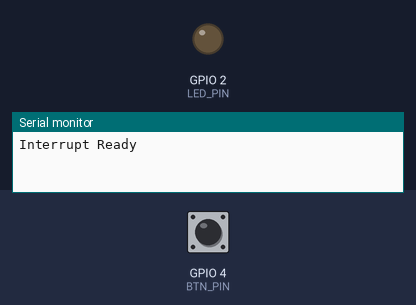
Bench run of a sketch on a simulated ESP32. Parts: output pins drawn as LEDs (lit = HIGH), the last lines printed to the serial monitor. The inputs (shaded band) are chosen by the test bench; at power-on: GPIO 4 (BTN_PIN) HIGH.

Above: at 1.2 s.
1.3 s: GPIO 4 (BTN_PIN) pulled LOW for 0.15 s
At 2.5 s:
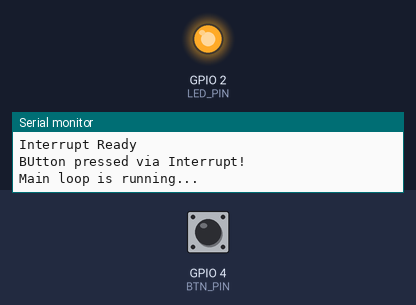
2.9 s: GPIO 4 (BTN_PIN) pulled LOW for 1 s
At 3.9 s:
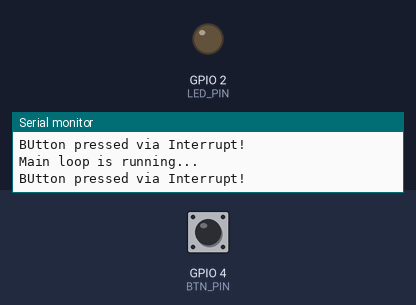
5.4 s: GPIO 4 (BTN_PIN) pulled LOW for 3.2 s
At 5.9 s:
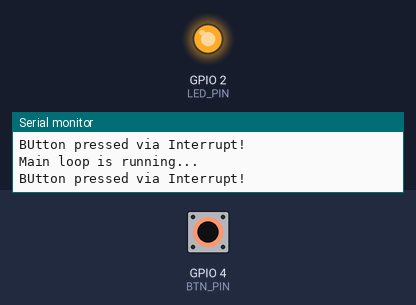
Timing chart, 0 to 8.4 s (numbered marks = the images above; inputs shaded):
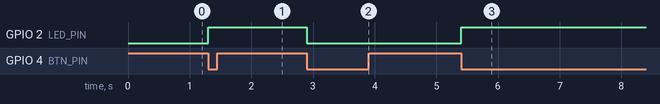

The sketch:

day15-interrupt.ino
```cpp
constexpr uint8_t LED_PIN = 2;
constexpr uint8_t BTN_PIN = 4;

volatile bool buttonPressed = false;
volatile unsigned long lastInterruptTime = 0;


void IRAM_ATTR onButtonPress() {
  unsigned long currentTime = millis();
  if(currentTime - lastInterruptTime >200){
     buttonPressed = true;  // 只有一句代码：打个标记
     lastInterruptTime = currentTime;

  }
}
void setup() {
  pinMode(LED_PIN, OUTPUT);
  pinMode(BTN_PIN, INPUT_PULLUP);
  Serial.begin(115200);

  attachInterrupt(digitalPinToInterrupt(BTN_PIN),onButtonPress,FALLING);
  Serial.println("Interrupt Ready");
}

void loop() {
  if(buttonPressed){
    buttonPressed = false;
    static bool ledState =false;
    ledState = !ledState;
    digitalWrite(LED_PIN,ledState ? HIGH : LOW);
    Serial.println("BUtton pressed via Interrupt!");

  }

  static unsigned long lastPrint = 0;
  if (millis() - lastPrint > 2000) {
    lastPrint = millis();
    Serial.println("Main loop is running...");
  }

}
```

Measured:
- after the input at 1.3 s, GPIO 2 (LED_PIN): LOW → HIGH at once
- after the input at 2.9 s, GPIO 2 (LED_PIN): HIGH → LOW at once
- after the input at 5.4 s, GPIO 2 (LED_PIN): LOW → HIGH at once
